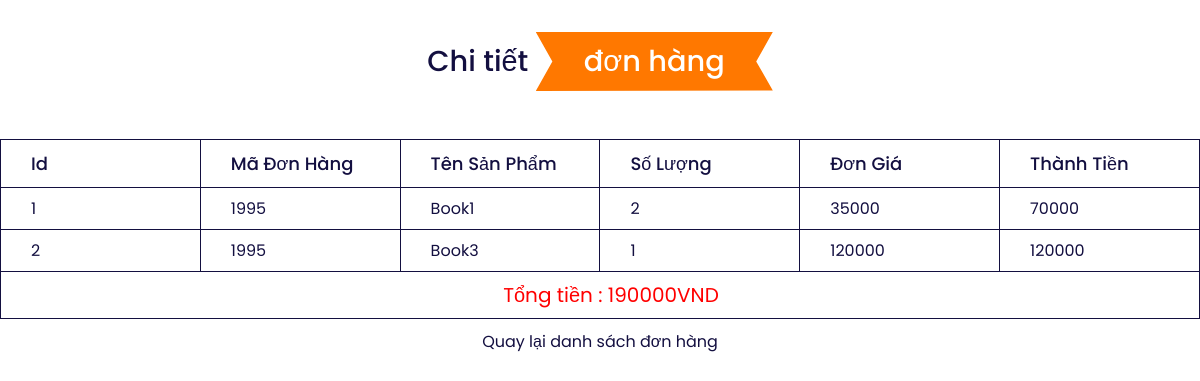
The page /list-detail-order.php?code-cart=1995 on the database its author committed.
### tables this page shows
CREATE TABLE `tbl_cart_detail` (
  `id_cart_detail` int(11) NOT NULL,
  `code_cart` varchar(10) NOT NULL,
  `id_product` int(11) NOT NULL,
  `quantify` int(11) NOT NULL
);

CREATE TABLE `tbl_products` (
  `id_product` int(11) NOT NULL,
  `name_product` varchar(255) NOT NULL,
  `price_product` float NOT NULL,
  `assess_product` varchar(255) NOT NULL,
  `img_product` varchar(255) NOT NULL,
  `category_product` varchar(255) NOT NULL
);

### list-detail-order.php (the view, shortened to what this page needs)
<!DOCTYPE html>
<html lang="en">
<head>
    <link rel="stylesheet" href="assets/css/list-products.css" />
    <link
    href="https://unpkg.com/boxicons@2.0.9/css/boxicons.min.css"
    rel="stylesheet"
  />
</head>
<body>
<?php require_once "connect.php"; ?>
    <section class="home-content">
      <h1 class="heading">Chi tiết <span>đơn hàng</span></h1>
      <div class="list-products">
        <div style="overflow-x: auto">
            <table>
                <thead>
                  <tr>
                    <th>Id</th>
                    <th>Mã đơn hàng</th>
                    <th>Tên sản phẩm</th>
                    <th>Số lượng</th>
                    <th>Đơn giá</th>
                    <th>Thành tiền </th>
                  </tr>
                </thead>
                <tbody>
                  <?php
                      $total =0;
                      if(isset($_GET['code-cart']))
                      {
                          $code_cart = $_GET['code-cart'];
                      }
                      $sql_list_detail_order = $conn -> query("SELECT * FROM tbl_cart_detail WHERE code_cart = $code_cart");
                      while($row_list_detail_order = mysqli_fetch_assoc($sql_list_detail_order)){
                        $sql_product ="Select *  From tbl_products Where id_product = '".$row_list_detail_order['id_product']."'";
                        $result_product =$conn->query($sql_product);
                        if($result_product->num_rows >0){
                            $row_product= $result_product->fetch_array();
                            $total_product = $row_list_detail_order['quantify'] * $row_product['price_product'];
                        }
                    ?>
                  <tr>
                    <td><?php echo $row_list_detail_order['id_cart_detail'] ?></td>
                    <td><?php echo $row_list_detail_order['code_cart'] ?></td>
                    <td><?php echo $row_product['name_product'] ?></td>
                    <td><?php echo $row_list_detail_order['quantify'] ?></td>
                    <td><?php echo $row_product['price_product'] ?></td>
                    <td><?php echo $total_product ?></td>
                    <?php $total += $total_product ?>
                  </tr>
                  <?php
                      }
                  ?>
                  <tr>
                      <td colspan='6' style="text-align:center ; color:red; font-size:20px; text-dec">Tổng tiền : <?php echo $total ?>VND</td>
                  </tr>
                </tbody>
            </table>
        </div>
    </section>
    <a class="back" href="list-order.php"> Quay lại danh sách đơn hàng</a>
</body>
</html>

### assets/css/list-products.css (style rules this page uses)
:root { --orange: #ff7800; --black: #130f40; --light-color: #666; --box-shadow: 0 0.5rem 1.5rem rgba(0, 0, 0, 0.1); --border: 0.2rem solid rgba(0, 0, 0, 0.1); --outline: 0.1rem solid rgba(0, 0, 0, 0.1); --outline-hover: 0.2rem solid var(--black); }
* { margin: 0; padding: 0; box-sizing: border-box; font-family: "Poppins", sans-serif; scroll-behavior: smooth; color: var(--black); }
.heading { text-align: center; padding: 2rem 0; padding-bottom: 3rem; font-size: 1.8rem; font-weight: 500; color: var(--black); }
.heading span { background: var(--orange); color: #fff; display: inline-block; padding: 0.5rem 3rem; clip-path: polygon(100% 0, 93% 50%, 100% 99%, 0% 100%, 7% 50%, 0% 0%); }
table { border-collapse: collapse; border-spacing: 0; width: 100vw; border: 1px solid var(--black); }
th { text-align: left; border: 1px solid var(--black); padding-left: 30px; padding-top: 10px; padding-bottom: 10px; font-size: 18px; font-weight: 500; text-transform: capitalize; }
td { border: 1px solid var(--black); text-align: left; padding: 8px; padding-left: 30px; overflow: hidden; width: 200px; }
.back { display: flex; justify-content: center; text-decoration: none; padding: 10px; color: var(--black); }

### rows shown on the page
tbl_cart_detail: id_cart_detail "1", code_cart "1995", id_product.name_product "Book1", quantify "2", id_product.price_product "35000", quantify.price_product "70000"
tbl_cart_detail: id_cart_detail "2", code_cart "1995", id_product.name_product "Book3", quantify "1", id_product.price_product "120000", quantify.price_product "120000"

### other values the page prints
$total "190000"
